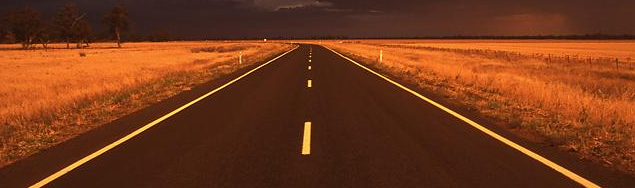
%> input picture 1º Cuatrimestre/[VC] Visión por Computador/Prácticas/Práctica5_DetecciónBordes/P5.tif, 635 x 188 px
$ octave Tercera_Parte.m   (GNU Octave 9; MATLAB toolbox functions it lacks are replaced by stand-ins)
%> lines starting %> are read from the running program, lines starting %| are printed output that depends on the picture; in (x1, y1, x2, y2) boxes, pixels count from 0 and x2, y2 are one past the last pixel; in counts of white or black regions, pixels touching at a corner belong together; the program's own positions count from 1
%=========================================================================%
%%                              TERCERA PARTE                             %%
%          DETECCIÓN DE BORDES MEDIANTE LA FUNCIÓN EDGE DE MATLAB         %
%=========================================================================%

addpath('./Funciones_Necesarias\')

% Implementar un detector de bordes basado en primera derivada a través de
% la función  [Gx, Gy, modG] = funcion_calcula_gradiente(I,Hx,Hy)

%-------------------------------------------------------------------------%
%                           IMAGEN DE INTENSIDAD                          %
%-------------------------------------------------------------------------%
P5 = imread("P5.tif");
%> P5 is the input picture: size 188x635x3 uint8; mean R, G, B 115.4, 56.6, 25.9
I = uint8(rgb2gray(P5));
%-------------------------------------------------------------------------%
%                 IMAGEN SUAVIZADA CON FILTRO GAUSSIANO W=5               %
%-------------------------------------------------------------------------%
W = 5;
sigma = W/5;
Igauss = imfilter(I,fspecial('gaussian',W,sigma));
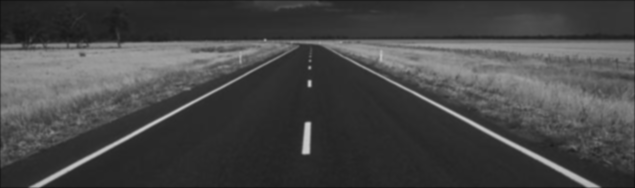
%> Igauss: size 188x635 uint8; min 16, max 208, mean 70.4


%-------------------------------------------------------------------------%
% Aplicar sobre I y Igauss un detector de Sobel con un umbral (umbral) y
% con otro umbral de valor 0.4*umbral
%-------------------------------------------------------------------------%

Imagenes = cat(3,I,I,Igauss, Igauss);
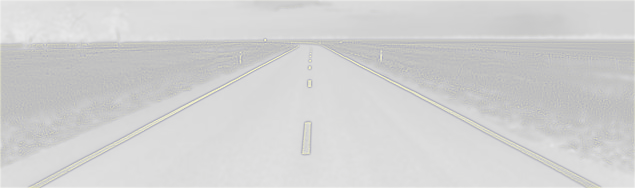
%> Imagenes: size 188x635x4 uint8; mean R, G, B, A 70.6, 70.6, 70.4, 70.4; transparent parts drawn white
titulo = ["Imagen de Intensidad","Imagen de Intensidad","Imagen Suavizada","Imagen Suavizada"];

% El umbral que se utiliza será el que genera la función edge con la iamgen
% de Intensidad por defecto.
[~, umbral] = edge(I);
%> umbral = 0.103

for i=1:2:size(Imagenes,3)
[Isobel, ~] = edge(Imagenes(:,:,i),"sobel","nothinning", umbral);
subplot(2,2,i), imshow(Isobel), title([titulo(i), " umbral: " + num2str(umbral), "Adelgazamiento: No"]);
[Isobel_umbralmenor, ~] = edge(Imagenes(:,:,i+1),"sobel","nothinning", 0.4*umbral);
subplot(2,2,i+1), imshow(Isobel_umbralmenor), title([titulo(i+1), " umbral: " + num2str(umbral*0.4), "Adelgazamiento: No"]);
end
%> this loop made 2 passes
%> pass 1, `[Isobel, ~] = edge(Imagenes(:,:,i),"sobel","nothinning", umbral);`:
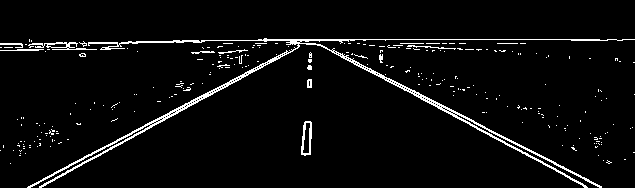
%> Isobel: size 188x635 logical; 4.2% white in thin lines or dots, all inside (x1, y1, x2, y2) = (0, 38, 635, 188)


% Aplicar la función edge sin la opción nothinning
figure,
for i=1:2:size(Imagenes,3)
[Isobel, ~] = edge(Imagenes(:,:,i),"sobel",umbral);
subplot(2,2,i), imshow(Isobel), title([titulo(i), " umbral: " + num2str(umbral), "Adelgazamiento: Sí"]);
[Isobel_umbralmenor, ~] = edge(Imagenes(:,:,i+1),"sobel", 0.4*umbral);
subplot(2,2,i+1), imshow(Isobel_umbralmenor), title([titulo(i+1), " umbral: " + num2str(umbral*0.4), "Adelgazamiento: Sí"]);
end
%> this loop made 2 passes
%> pass 1, `[Isobel_umbralmenor, ~] = edge(Imagenes(:,:,i+1),"sobel", 0.4*umbral);`:
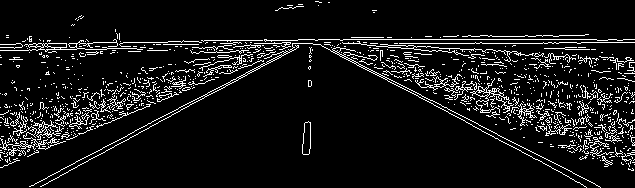
%> Isobel_umbralmenor: size 188x635 logical; 8.5% white in thin lines or dots


%-------------------------------------------------------------------------%
% Aplicar sobre I un detector de Canny con un umbral superior de umbral y uno
% inferior de 0.4*umbral
%-------------------------------------------------------------------------%

[Icanny, ~] = edge(I,"canny",[0.4*umbral,umbral]);
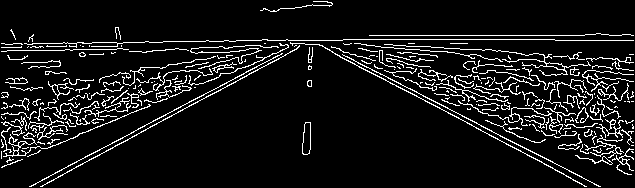
%> Icanny: size 188x635 logical; 8.8% white in thin lines or dots
figure, imshow(Icanny), title(["Detector de bordes de Canny", "umbrales: [" + num2str(0.4*umbral) + "," + num2str(umbral) + "]"])


%-------------------------------------------------------------------------%
% Aplicar sobre I un detector de bordes Laplaciana de la gaussiana
%-------------------------------------------------------------------------%

% El operador Laplaciana es muy sensible al ruido, por lo que es
% imprescindible utilizar un filtrado gaussiano:
I_filt = imfilter(I,fspecial('gaussian'),'replicate');

[ILoG, umbral] = edge(I_filt,'log');
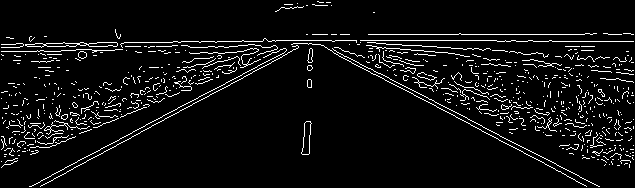
%> ILoG: size 188x635 logical; 6.1% white in thin lines or dots
%> umbral = 0.00339
figure, imshow(ILoG), title(["Detector de bordes Laplaciana de la Gaussiana. Umbral:",num2str(umbral)])

[ILoG, umbral] = edge(I_filt,'log',5*umbral);
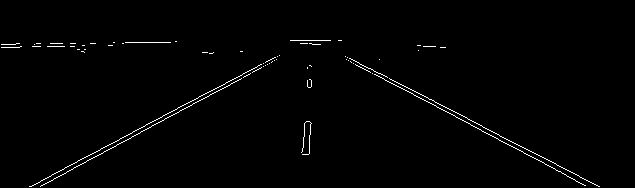
%> ILoG: size 188x635 logical; 1.1% white in thin lines or dots, all inside (x1, y1, x2, y2) = (1, 40, 600, 187)
%> umbral = 0.0169
figure, imshow(ILoG), title(["Detector de bordes Laplaciana de la Gaussiana. Umbral:",num2str(umbral)])
